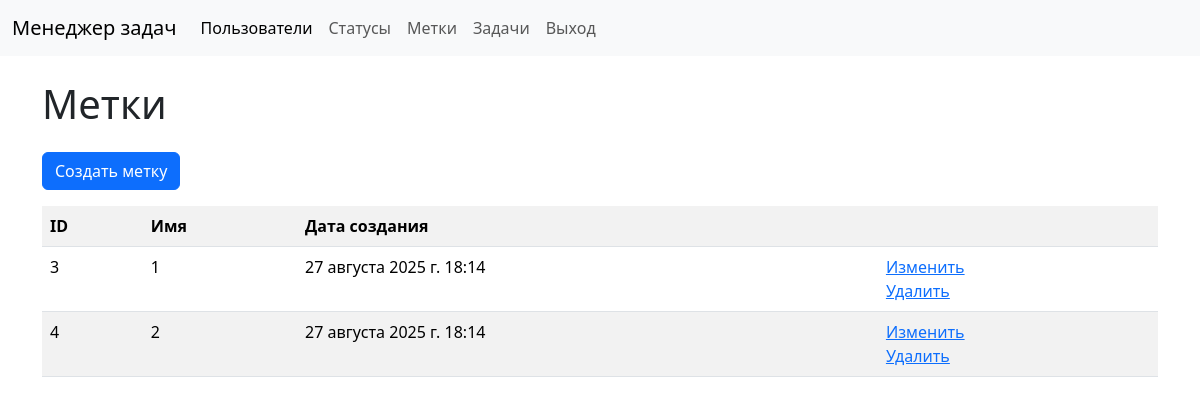
Page /labels/ (signed in) on the committed database.
### task_manager/labels/models.py (models this page shows, shortened)
class Label(models.Model):
    name = models.CharField(max_length=200, verbose_name='Имя')
    created_at = models.DateTimeField(verbose_name='Создана', auto_now_add=True)
    updated_at = models.DateTimeField(verbose_name='Изменена', auto_now=True)

### task_manager/labels/views.py (the view)
# urls.py: path('', LabelListView.as_view(), name='index'),
class LabelListView(LoginRequiredMixin, ListView):
    model = Label
    template_name = 'labels_index.html'
    success_url = reverse_lazy('labels:index')
    context_object_name = 'labels'

### task_manager/labels/templates/labels_index.html
{% extends 'base/layout.html' %}
{% block content %}
<h1 class="my-4">Метки</h1>
<a href="{% url 'labels:create' %}" class="btn btn-primary mb-3">Создать метку</a>
<table class="table table-striped">
    <tr>
        <th>ID</th>
        <th>Имя</th>
        <th>Дата создания</th>
        <th></th>
    </tr>
    {% for label in labels %}
    <tr>
        <td>{{ label.id }}</td>
        <td>{{ label.name }}</td>
        <td>{{ label.created_at }}</td>
        <td>
            <a href="{% url 'labels:update' label.pk %}">Изменить</a>
            <br>
            <a href="{% url 'labels:delete' label.pk %}">Удалить</a>
        </td>
    </tr>
    {% endfor %}
</table>
{% endblock %}

### rows in the picture
Label: id "3", name "1", created_at "27 августа 2025 г. 18:14"
Label: id "4", name "2", created_at "27 августа 2025 г. 18:14"
